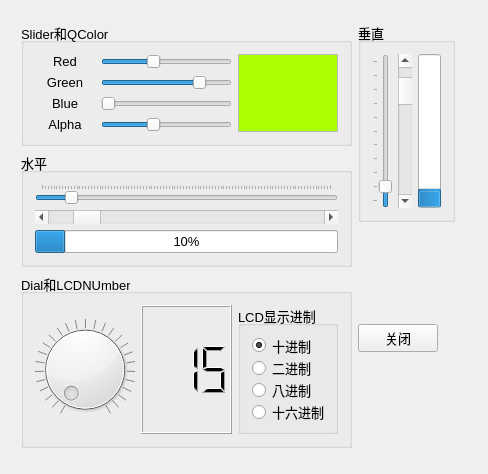
<?xml version="1.0" encoding="UTF-8"?>
<ui version="4.0">
 <class>Widget</class>
 <widget class="QWidget" name="Widget">
  <property name="geometry">
   <rect>
    <x>0</x>
    <y>0</y>
    <width>488</width>
    <height>474</height>
   </rect>
  </property>
  <property name="font">
   <font>
    <pointsize>10</pointsize>
   </font>
  </property>
  <property name="windowTitle">
   <string>数值输入和显示Misc</string>
  </property>
  <widget class="QWidget" name="layoutWidget">
   <property name="geometry">
    <rect>
     <x>10</x>
     <y>11</y>
     <width>456</width>
     <height>448</height>
    </rect>
   </property>
   <layout class="QHBoxLayout" name="horizontalLayout">
    <item>
     <layout class="QVBoxLayout" name="verticalLayout_2">
      <item>
       <widget class="QGroupBox" name="groupBox_2">
        <property name="title">
         <string>Slider和QColor</string>
        </property>
        <layout class="QGridLayout" name="gridLayout_2">
         <item row="1" column="1">
          <widget class="QSlider" name="SliderGreen">
           <property name="maximum">
            <number>255</number>
           </property>
           <property name="value">
            <number>200</number>
           </property>
           <property name="orientation">
            <enum>Qt::Horizontal</enum>
           </property>
          </widget>
         </item>
         <item row="2" column="1">
          <widget class="QSlider" name="SliderBlue">
           <property name="maximum">
            <number>255</number>
           </property>
           <property name="orientation">
            <enum>Qt::Horizontal</enum>
           </property>
          </widget>
         </item>
         <item row="0" column="0">
          <widget class="QLabel" name="label">
           <property name="minimumSize">
            <size>
             <width>60</width>
             <height>0</height>
            </size>
           </property>
           <property name="text">
            <string>Red</string>
           </property>
           <property name="alignment">
            <set>Qt::AlignCenter</set>
           </property>
          </widget>
         </item>
         <item row="1" column="0">
          <widget class="QLabel" name="label_2">
           <property name="text">
            <string>Green</string>
           </property>
           <property name="alignment">
            <set>Qt::AlignCenter</set>
           </property>
          </widget>
         </item>
         <item row="2" column="0">
          <widget class="QLabel" name="label_3">
           <property name="text">
            <string>Blue</string>
           </property>
           <property name="alignment">
            <set>Qt::AlignCenter</set>
           </property>
          </widget>
         </item>
         <item row="0" column="1">
          <widget class="QSlider" name="SliderRed">
           <property name="maximum">
            <number>255</number>
           </property>
           <property name="value">
            <number>100</number>
           </property>
           <property name="orientation">
            <enum>Qt::Horizontal</enum>
           </property>
           <property name="invertedAppearance">
            <bool>false</bool>
           </property>
           <property name="invertedControls">
            <bool>false</bool>
           </property>
           <property name="tickPosition">
            <enum>QSlider::NoTicks</enum>
           </property>
           <property name="tickInterval">
            <number>0</number>
           </property>
          </widget>
         </item>
         <item row="3" column="1">
          <widget class="QSlider" name="SliderAlpha">
           <property name="maximum">
            <number>255</number>
           </property>
           <property name="value">
            <number>100</number>
           </property>
           <property name="orientation">
            <enum>Qt::Horizontal</enum>
           </property>
          </widget>
         </item>
         <item row="3" column="0">
          <widget class="QLabel" name="label_4">
           <property name="text">
            <string>Alpha</string>
           </property>
           <property name="alignment">
            <set>Qt::AlignCenter</set>
           </property>
          </widget>
         </item>
         <item row="0" column="3" rowspan="4">
          <widget class="QTextEdit" name="textEdit">
           <property name="maximumSize">
            <size>
             <width>100</width>
             <height>16777215</height>
            </size>
           </property>
           <property name="palette">
            <palette>
             <active>
              <colorrole role="Base">
               <brush brushstyle="SolidPattern">
                <color alpha="255">
                 <red>170</red>
                 <green>255</green>
                 <blue>0</blue>
                </color>
               </brush>
              </colorrole>
             </active>
             <inactive>
              <colorrole role="Base">
               <brush brushstyle="SolidPattern">
                <color alpha="255">
                 <red>170</red>
                 <green>255</green>
                 <blue>0</blue>
                </color>
               </brush>
              </colorrole>
             </inactive>
             <disabled>
              <colorrole role="Base">
               <brush brushstyle="SolidPattern">
                <color alpha="255">
                 <red>240</red>
                 <green>240</green>
                 <blue>240</blue>
                </color>
               </brush>
              </colorrole>
             </disabled>
            </palette>
           </property>
          </widget>
         </item>
        </layout>
       </widget>
      </item>
      <item>
       <widget class="QGroupBox" name="groupBox">
        <property name="title">
         <string>水平</string>
        </property>
        <layout class="QVBoxLayout" name="verticalLayout">
         <item>
          <widget class="QSlider" name="SliderH">
           <property name="maximum">
            <number>100</number>
           </property>
           <property name="value">
            <number>10</number>
           </property>
           <property name="orientation">
            <enum>Qt::Horizontal</enum>
           </property>
           <property name="invertedAppearance">
            <bool>false</bool>
           </property>
           <property name="invertedControls">
            <bool>true</bool>
           </property>
           <property name="tickPosition">
            <enum>QSlider::TicksAbove</enum>
           </property>
           <property name="tickInterval">
            <number>0</number>
           </property>
          </widget>
         </item>
         <item>
          <widget class="QScrollBar" name="ScrollBarH">
           <property name="maximum">
            <number>100</number>
           </property>
           <property name="value">
            <number>10</number>
           </property>
           <property name="sliderPosition">
            <number>10</number>
           </property>
           <property name="orientation">
            <enum>Qt::Horizontal</enum>
           </property>
          </widget>
         </item>
         <item>
          <widget class="QProgressBar" name="progBarH">
           <property name="value">
            <number>10</number>
           </property>
           <property name="textVisible">
            <bool>true</bool>
           </property>
           <property name="orientation">
            <enum>Qt::Horizontal</enum>
           </property>
           <property name="textDirection">
            <enum>QProgressBar::TopToBottom</enum>
           </property>
           <property name="format">
            <string>%p%</string>
           </property>
          </widget>
         </item>
        </layout>
       </widget>
      </item>
      <item>
       <widget class="QGroupBox" name="groupBox_4">
        <property name="title">
         <string>Dial和LCDNUmber</string>
        </property>
        <layout class="QHBoxLayout" name="horizontalLayout_2">
         <item>
          <widget class="QDial" name="dial">
           <property name="maximum">
            <number>255</number>
           </property>
           <property name="sliderPosition">
            <number>0</number>
           </property>
           <property name="tracking">
            <bool>true</bool>
           </property>
           <property name="orientation">
            <enum>Qt::Horizontal</enum>
           </property>
           <property name="wrapping">
            <bool>false</bool>
           </property>
           <property name="notchTarget">
            <double>10.000000000000000</double>
           </property>
           <property name="notchesVisible">
            <bool>true</bool>
           </property>
          </widget>
         </item>
         <item>
          <widget class="QLCDNumber" name="LCDDisplay">
           <property name="smallDecimalPoint">
            <bool>false</bool>
           </property>
           <property name="digitCount">
            <number>3</number>
           </property>
           <property name="mode">
            <enum>QLCDNumber::Dec</enum>
           </property>
           <property name="segmentStyle">
            <enum>QLCDNumber::Filled</enum>
           </property>
           <property name="value" stdset="0">
            <double>15.000000000000000</double>
           </property>
           <property name="intValue" stdset="0">
            <number>15</number>
           </property>
          </widget>
         </item>
         <item>
          <widget class="QGroupBox" name="groupBox_5">
           <property name="maximumSize">
            <size>
             <width>100</width>
             <height>16777215</height>
            </size>
           </property>
           <property name="title">
            <string>LCD显示进制</string>
           </property>
           <layout class="QVBoxLayout" name="verticalLayout_5">
            <item>
             <widget class="QRadioButton" name="radioBtnDec">
              <property name="text">
               <string>十进制</string>
              </property>
              <property name="checked">
               <bool>true</bool>
              </property>
             </widget>
            </item>
            <item>
             <widget class="QRadioButton" name="radioBtnBin">
              <property name="text">
               <string>二进制</string>
              </property>
             </widget>
            </item>
            <item>
             <widget class="QRadioButton" name="radioBtnOct">
              <property name="text">
               <string>八进制</string>
              </property>
             </widget>
            </item>
            <item>
             <widget class="QRadioButton" name="radioBtnHex">
              <property name="text">
               <string>十六进制</string>
              </property>
             </widget>
            </item>
           </layout>
          </widget>
         </item>
        </layout>
       </widget>
      </item>
     </layout>
    </item>
    <item>
     <layout class="QGridLayout" name="gridLayout">
      <item row="0" column="0">
       <widget class="QGroupBox" name="groupBox_3">
        <property name="minimumSize">
         <size>
          <width>0</width>
          <height>200</height>
         </size>
        </property>
        <property name="title">
         <string>垂直</string>
        </property>
        <layout class="QHBoxLayout" name="horizontalLayout_3">
         <item>
          <widget class="QSlider" name="SliderV">
           <property name="maximum">
            <number>100</number>
           </property>
           <property name="value">
            <number>10</number>
           </property>
           <property name="orientation">
            <enum>Qt::Vertical</enum>
           </property>
           <property name="tickPosition">
            <enum>QSlider::TicksAbove</enum>
           </property>
          </widget>
         </item>
         <item>
          <widget class="QScrollBar" name="ScrollBarV">
           <property name="maximum">
            <number>100</number>
           </property>
           <property name="sliderPosition">
            <number>10</number>
           </property>
           <property name="orientation">
            <enum>Qt::Vertical</enum>
           </property>
          </widget>
         </item>
         <item>
          <widget class="QProgressBar" name="progBarV">
           <property name="value">
            <number>10</number>
           </property>
           <property name="alignment">
            <set>Qt::AlignLeading|Qt::AlignLeft|Qt::AlignTop</set>
           </property>
           <property name="textVisible">
            <bool>false</bool>
           </property>
           <property name="orientation">
            <enum>Qt::Vertical</enum>
           </property>
           <property name="invertedAppearance">
            <bool>false</bool>
           </property>
           <property name="textDirection">
            <enum>QProgressBar::BottomToTop</enum>
           </property>
          </widget>
         </item>
        </layout>
       </widget>
      </item>
      <item row="1" column="0">
       <spacer name="verticalSpacer">
        <property name="orientation">
         <enum>Qt::Vertical</enum>
        </property>
        <property name="sizeHint" stdset="0">
         <size>
          <width>20</width>
          <height>40</height>
         </size>
        </property>
       </spacer>
      </item>
      <item row="2" column="0">
       <widget class="QPushButton" name="btnClose">
        <property name="maximumSize">
         <size>
          <width>80</width>
          <height>16777215</height>
         </size>
        </property>
        <property name="text">
         <string>关闭</string>
        </property>
        <property name="icon">
         <iconset>
          <normalon>:/icons/images/exit.bmp</normalon>
         </iconset>
        </property>
       </widget>
      </item>
      <item row="3" column="0">
       <spacer name="verticalSpacer_2">
        <property name="orientation">
         <enum>Qt::Vertical</enum>
        </property>
        <property name="sizeHint" stdset="0">
         <size>
          <width>20</width>
          <height>40</height>
         </size>
        </property>
       </spacer>
      </item>
     </layout>
    </item>
   </layout>
  </widget>
 </widget>
 <layoutdefault spacing="6" margin="11"/>
 <resources/>
 <connections>
  <connection>
   <sender>btnClose</sender>
   <signal>clicked()</signal>
   <receiver>Widget</receiver>
   <slot>close()</slot>
   <hints>
    <hint type="sourcelabel">
     <x>319</x>
     <y>285</y>
    </hint>
    <hint type="destinationlabel">
     <x>183</x>
     <y>177</y>
    </hint>
   </hints>
  </connection>
 </connections>
</ui>
